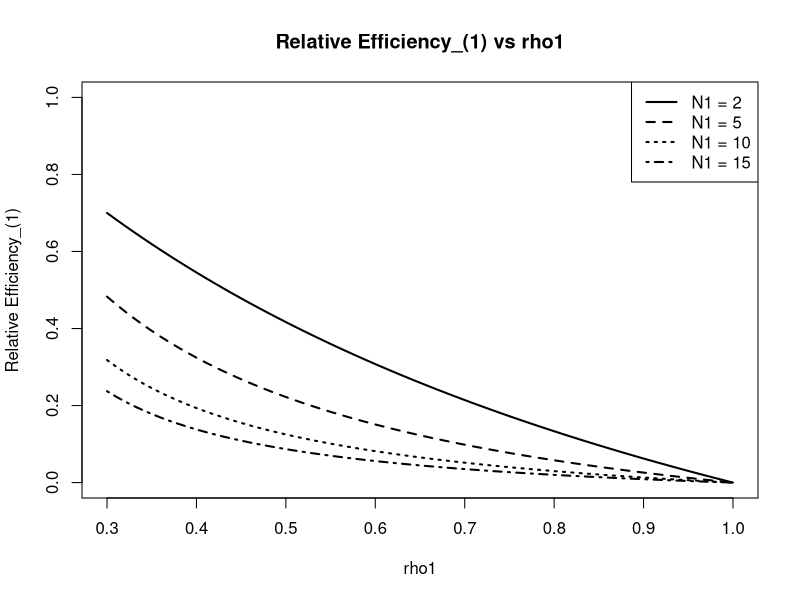

The R script that drew this image:
# ============================================================================
# Produces: Figure 2: relative efficiency of randomization at level 2 vs level 1
# Run via main.R, or on its own from the package folder. See README.txt.
# ============================================================================
# Define parameters
N1_values <- c(2, 5, 10, 15)
N2 <- 2
N3 <- 2

# Ensure correct order: rho1 > rho2 > rho3
rho2 <- 0.15
rho3 <- 0.05
rho1_seq <- seq(0.3, 1, by = 0.01)

# Line types for distinguishable black lines
line_types <- c(1, 2, 3, 4)  # solid, dashed, dotted, longdash

# Create an empty plot
plot(rho1_seq, rep(NA, length(rho1_seq)), type = "n", 
     xlim = c(0.3, 1), ylim = c(0, 1), 
     xlab = "rho1", 
     ylab = "Relative Efficiency_(1)", 
     main = "Relative Efficiency_(1) vs rho1")

# Compute and add lines for each N1
for (i in 1:length(N1_values)) {
  N1 <- N1_values[i]
  
  # Compute Relative Efficiency
  RE_values <- (1 - rho1_seq) / (1 + (N1 - 1) * rho1_seq - N1 * rho2)
  
  # Add line to the plot
  lines(rho1_seq, RE_values, col = "black", lwd = 2, lty = line_types[i])
}

# Add legend
legend("topright", legend = paste("N1 =", N1_values), 
       col = "black", lwd = 2, lty = line_types)
